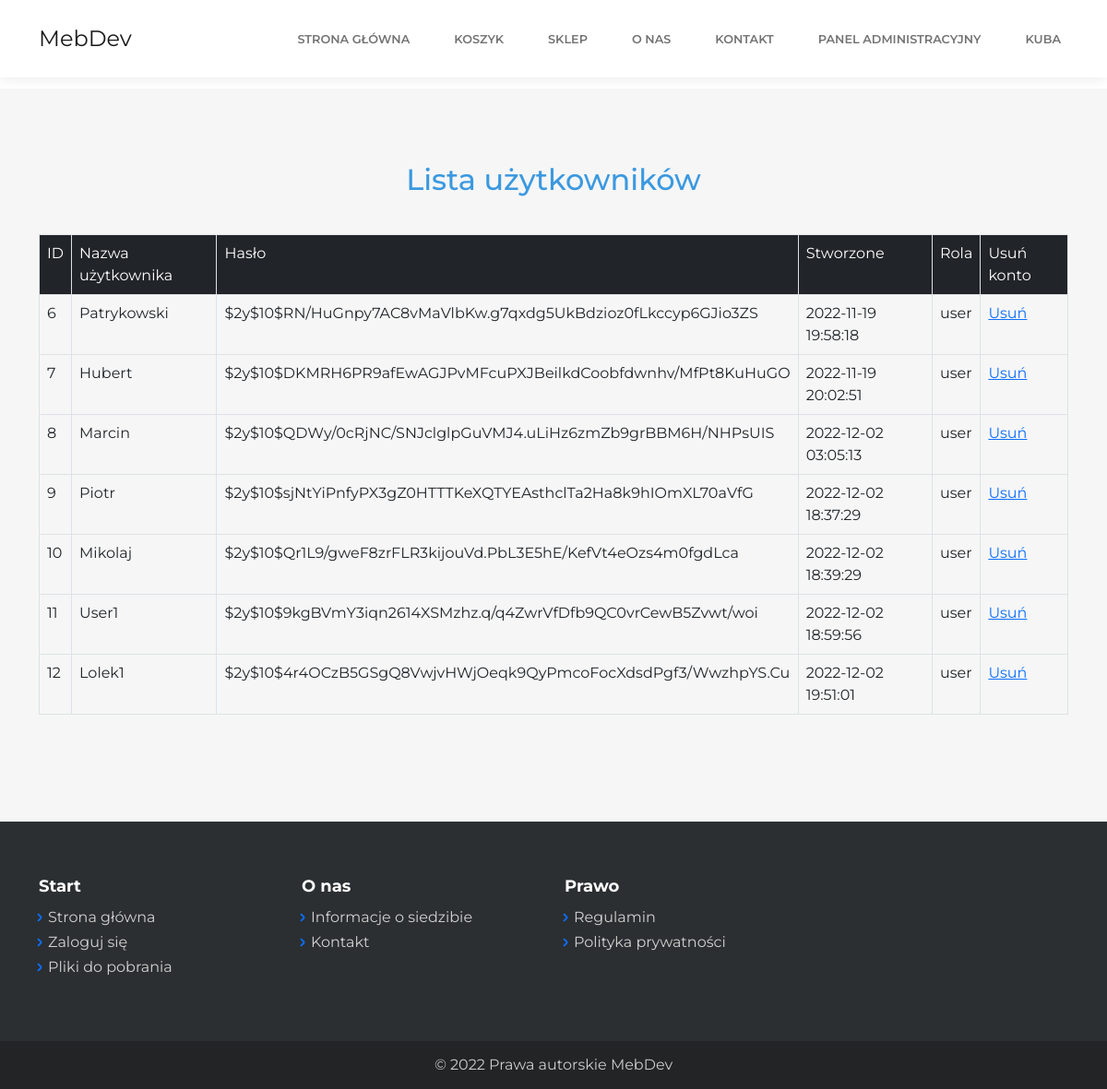
Page /list.php (signed in) on the committed database.
### tables this page shows
CREATE TABLE `users` (
  `id` int(11) NOT NULL,
  `username` varchar(50) NOT NULL,
  `password` varchar(255) NOT NULL,
  `created_at` datetime DEFAULT current_timestamp(),
  `role` varchar(255) NOT NULL
);

### list.php (the view, shortened to what this page needs)
<!DOCTYPE html>
<html lang="en">
<head>
</head>
<body>
    <br><br><br><br>
    <main class="page login-page">
    <section class="clean-block clean-form dark">
    <div class="container">
    <div class="block-heading">
    <h2 class="text-info"> Lista użytkowników </h2>
</div>
    <table class="table table-bordered">
        <tr class="bg-dark text-white">
            <td> ID </td>
            <td> Nazwa użytkownika </td>
            <td> Hasło </td>
            <td> Stworzone </td>
            <td> Rola </td>
            <td> Usuń konto </td>
</tr>
<tr>
    <?php
    include 'includes/header.php';
    include_once 'config.php';
    $sql = 'SELECT * FROM users WHERE role="user"';
    $result = mysqli_query($link,$sql);
    while($row = mysqli_fetch_assoc($result)){
        ?>
        <td><?php echo $row['id'];?></td>
        <td><?php echo $row['username'];?></td>
        <td><?php echo $row['password'];?></td>
        <td><?php echo $row['created_at'];?></td>
        <td><?php echo $row['role'];?></td>
        <td><?php echo "<a href='delete.php?id=".$row['id']."''>Usuń"?></td>
    </tr>
        <?php
    }
    ?>
    </table>
</div>
</section>
</main>
<?php
include 'includes/footer.php';
?>
</body>
</html>

### rows in the picture
users: id "6", username "Patrykowski", password "$2y$10$RN/HuGnpy7AC8vMaVlbKw.g7qxdg5UkBdzioz0fLkccyp6GJio3ZS", created_at "2022-11-19 19:58:18", role "user"
users: id "7", username "Hubert", password "$2y$10$DKMRH6PR9afEwAGJPvMFcuPXJBeilkdCoobfdwnhv/MfPt8KuHuGO", created_at "2022-11-19 20:02:51", role "user"
users: id "8", username "Marcin", password "$2y$10$QDWy/0cRjNC/SNJclglpGuVMJ4.uLiHz6zmZb9grBBM6H/NHPsUIS", created_at "2022-12-02 03:05:13", role "user"
users: id "9", username "Piotr", password "$2y$10$sjNtYiPnfyPX3gZ0HTTTKeXQTYEAsthclTa2Ha8k9hIOmXL70aVfG", created_at "2022-12-02 18:37:29", role "user"
users: id "10", username "Mikolaj", password "$2y$10$Qr1L9/gweF8zrFLR3kijouVd.PbL3E5hE/KefVt4eOzs4m0fgdLca", created_at "2022-12-02 18:39:29", role "user"
users: id "11", username "User1", password "$2y$10$9kgBVmY3iqn2614XSMzhz.q/q4ZwrVfDfb9QC0vrCewB5Zvwt/woi", created_at "2022-12-02 18:59:56", role "user"
users: id "12", username "Lolek1", password "$2y$10$4r4OCzB5GSgQ8VwjvHWjOeqk9QyPmcoFocXdsdPgf3/WwzhpYS.Cu", created_at "2022-12-02 19:51:01", role "user"

### other values in the picture
$_SESSION["username"] "KUBA"
